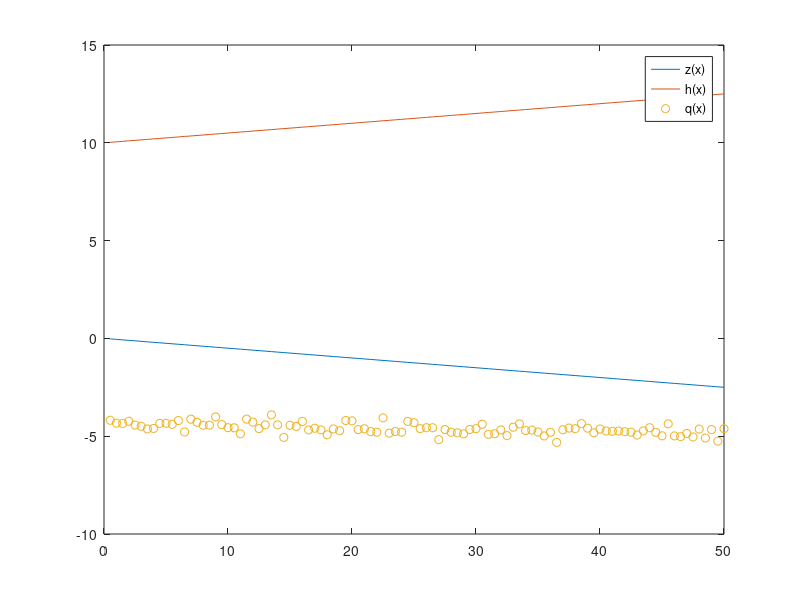

Write the MATLAB code that produced this figure.
%Cálculo de la distribución de caudal en un ramal de riego por goteo
h0=10;n=100;k=1.25;x=0.54;CVm=0.05;le=0.5;s=0.5;D=13.6;I0=0.05;

vectorUnos=ones(1,n);
matrizAcum=tril(ones(n),0);

xR=(s.*vectorUnos)*transpose(matrizAcum);
zR=-I0.*xR;

%Variación manufactura
varManuf=1+CVm.*randn(1,n);

h=h0.*vectorUnos-zR;
q=(k.*h.^x).*varManuf;

%Resultados
h0
CVq=std(q)/mean(q)
CVqh=std(k.*h.^x)/mean(k.*h.^x)
CVqm=sqrt(CVq^2-CVqh^2)

plot(xR,zR,"-;z(x);");hold on;plot(xR,h,"-;h(x);");plot(xR,-q,"o;q(x);");hold off;
